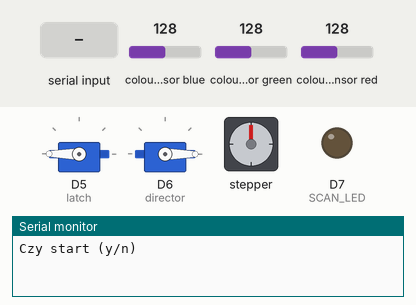
Bench run of a sketch on a simulated Arduino Nano 33 BLE. Shown: 2 × servo, stepper motor, output pins drawn as LEDs (lit = HIGH), the last lines printed to the serial monitor. The test bench sets the inputs (shaded band); at power-on: colour sensor blue 128, colour sensor green 128, colour sensor red 128. Stepper angles assume 2048 steps per turn.

Above: at 2.2 s.
2.3 s: "y" received over Serial
At 2.45 s:
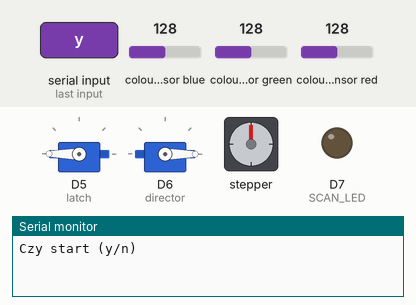
At 4.1 s:
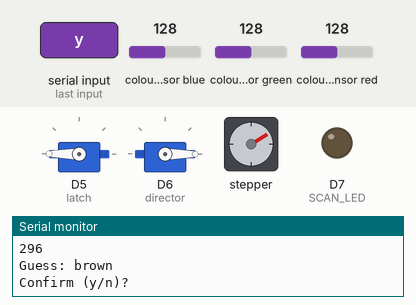
4.4 s: "y" received over Serial
At 7.1 s:
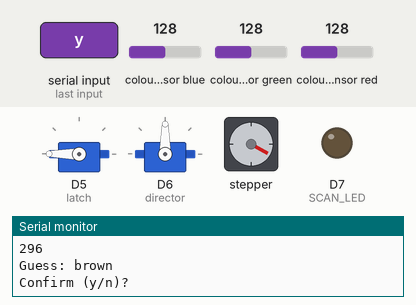
Timing chart, 0 to 8.6 s (numbered marks = the images above; inputs shaded):
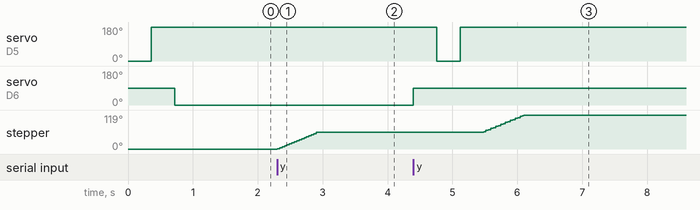

The sketch:

sorter_mms.ino
```cpp
#include <Stepper.h>
#include <Servo.h>
#include <Arduino_APDS9960.h>

#define STEPS 32 // ilsoc krokow silnika krokowego

#define SERVO_TIME 360 // czas (ms) obrotu serwo o 180 stopni

#define TRIES_UNTIL_STOP 100 // liczba prob zeskanowania mmmsa przed wylaczeniem programu

#define BUTTON_PIN 3 // pin przycisku sterującego
#define SCAN_LED 7 // pin oswietlenia skanu

#define COLORS 6 // liczba kolorów
#define GREEN 0
#define RED 1
#define BLUE 2
#define BROWN 3
#define YELLOW 4
#define ORANGE 5
#define UNKNOWN_COLOR 6

Stepper dispenserStepper(STEPS, 9, 11, 10, 12);
Servo latch, director;

bool machineStarted = false;
int color = 0;
bool mmmsPresent = false;

void setup()
{
  Serial.begin(9600);
  while (!APDS.begin()) {
    Serial.println("Error initializing APDS-9960 sensor.");
    delay(1000);
  }
  dispenserStepper.setSpeed(1000); // pełna prędkość
  pinMode(BUTTON_PIN, INPUT);
  pinMode(SCAN_LED, OUTPUT);
  pinMode(5, OUTPUT);
  latch.attach(5);
  director.attach(6);
  openLatch();
  closeLatch();
  directTo(0);
}

void loop()
{
   listenForSignal(); // da sie to jakos asynchronicznie? Bo trzeba bedzie miec wcisniety przycisk idealnie w czasie.
   unsigned short i = 0;
   while(i++ <= TRIES_UNTIL_STOP && machineStarted) {
     getNextMmms();
     scan();
     if(isMmmsPresentInChamber()) {
       i = 0;
       directTo(currentMmmsColor());
       openLatch();
       closeLatch();
     }
   }
   stopMachine();
}

void listenForSignal() {
  if (!machineStarted) {
    Serial.println("Czy start (y/n)");
    machineStarted = readYesNoFromSerial();
  }
//  int input = digitalRead(BUTTON_PIN);
//  if(input == HIGH) {
//    machineStarted =! machineStarted;
//  }
}

void startMachine() {
    machineStarted = true;
}

void stopMachine() {
    machineStarted = false;
}

void scan() {
  delay(1000);
  Serial.println("Skanowanie...");
  digitalWrite(SCAN_LED, HIGH);

  while (! APDS.colorAvailable()) {
    delay(5);
  }
  int r, g, b;
  APDS.readColor(r, g, b);

  // empty chamber values
  r -= 58+11-45-4;
  g -= 84+16-61-11;
  b -= 120+22-192+101-11;

  int colorSum = r + g + b;
  float redPercentage = (float)r/(float)colorSum*100.0f;
  float greenPercentage = (float)g/(float)colorSum*100.0f;
  float bluePercentage = (float)b/(float)colorSum*100.0f;
  Serial.println(r);
  Serial.println(g);
  Serial.println(b);
//
  Serial.println(redPercentage);
  Serial.println(greenPercentage);
  Serial.println(bluePercentage);
  Serial.println(colorSum);

  char guess[25] = "Empty";
  mmmsPresent = false;

  if (colorSum > 25) {
    mmmsPresent = true;
    if (colorSum < 500 && around(redPercentage, 40.0f) && around(greenPercentage, 30.0f) && around(bluePercentage, 35.0f)) {
      color = BROWN;
        strcpy(guess, "brown");
    } else if (around(redPercentage, 54.0f) && around(greenPercentage, 28.0f) && around(bluePercentage, 20.0f)) {
      color = ORANGE;
        strcpy(guess, "orange");
    } else if (around(redPercentage, 40.0f) && around(greenPercentage, 40.0f) && around(bluePercentage, 20.0f)) {
      color = YELLOW;
        strcpy(guess, "yellow");
    } else if(redPercentage > 45.0f) {
      color = RED;
        strcpy(guess, "red");
    } else if(greenPercentage > 45.0f) {
      color = GREEN;
        strcpy(guess, "green");
    } else if(bluePercentage > 45.0f) {
      color = BLUE;
        strcpy(guess, "blue");
    } else {
      color = UNKNOWN_COLOR;
        strcpy(guess, "unknown");
    }
  }

  char message[50] = {0};
  sprintf(message, "Guess: %s", guess);
  Serial.println(message);

  digitalWrite(SCAN_LED, LOW);

  Serial.println("Confirm (y/n)?");
  bool confirm = false;

  do {
    confirm = readYesNoFromSerial();
  } while (!confirm);
}

bool around (float a, float b) {
  return abs(a-b) < 8.5f;
}

bool isMmmsPresentInChamber() { // porownanie odczytu czytnika koloru do koloru pustej komory?
//  Serial.println("Czy MMMs wpadł (y/n)");
//  return readYesNoFromSerial();
//  return true;
  return mmmsPresent;
}

int currentMmmsColor() { // Komora najlepiej czarna bo nie odbija światła aż tak
//  return random(0,6);
//  Serial.println("Jaki kolor MMMs (int)");
//  while(Serial.available() == 0) {
//    delay(1);
//  }
//  int input = Serial.parseInt();
//  Serial.println(input);
//  return input;
  return color;
}

void getNextMmms(){
  dispenserStepper.step(2048/6);
}

void openLatch() {
  latch.write(0);
  delay(SERVO_TIME);
}

void closeLatch() {
  latch.write(180);
  delay(SERVO_TIME);
}

void directTo(int color) {
  int position = 180/(COLORS)*color;
  director.write(position);
//  analogWrite(5, position);
  delay(SERVO_TIME);
}

bool readYesNoFromSerial() {
  while(true) {
    if(Serial.available() > 0) {
      char input = (char)Serial.read();
      if (input == 'y') {
        return true;
      } else if (input == 'n') {
        return false;
      }
      clearSerialBuffer();
    }
  }
}

void clearSerialBuffer(){
  while(Serial.available() > 0 ) {
    Serial.read();
  }
}
```

Measured:
- after the input at 2.3 s, stepper: turns 59° clockwise in 0.62 s, starting at once
- after the input at 4.4 s, servo on D5 (latch): 180° → 0° after 0.36 s, → 180° 0.36 s later; servo on D6 (director): 0° → 90° at once; stepper: turns 60° clockwise in 0.62 s, starting after 1.1 s
